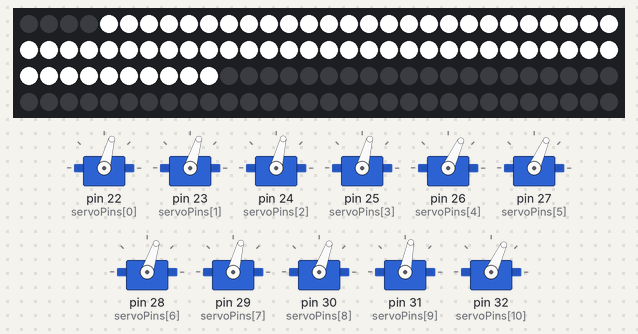
Bench run of a sketch on a simulated Arduino Mega 2560, built with avr-gcc and run on an emulated ATmega2560. Parts: 11 × servo, 120 RGB LEDs in strip order, left to right, continuing on the next row. Dim RGB values are drawn brighter than linear.

Above: at 0.2 s.
At 2.49 s:
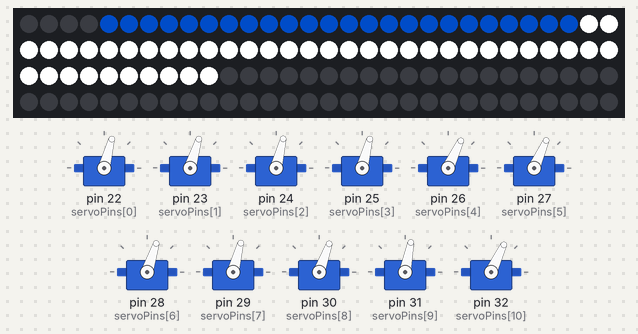
At 3.3 s:
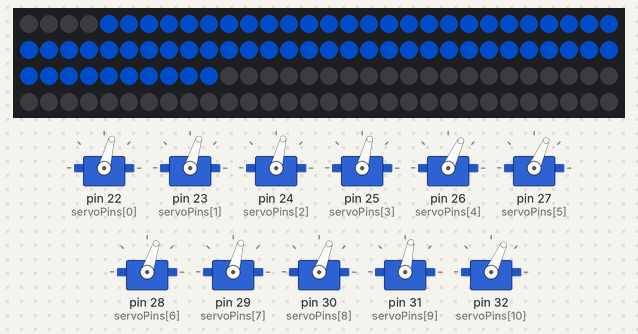
At 11.35 s:
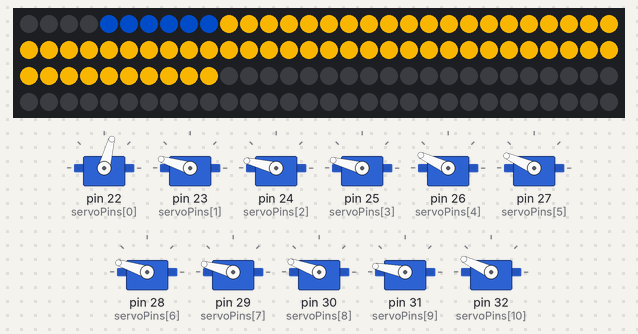
At 19.56 s:
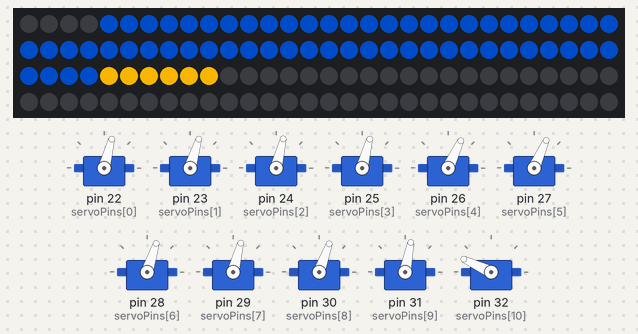
At 27.9 s:
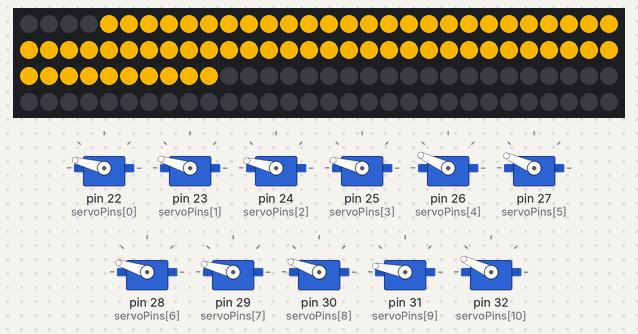
Timing chart, 0 to 37.5 s (numbered marks = the images above):
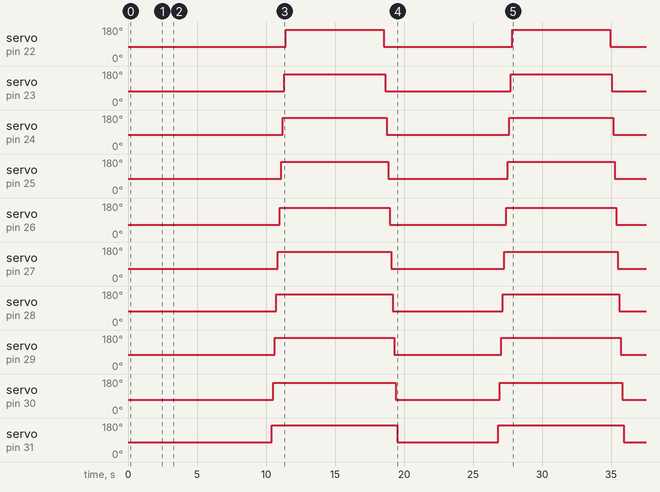

The sketch:

mech_rotating_letters.ino
```cpp
#include "FastLED.h"
#include <Servo.h>

// definitions purely for use with adafruit servo driver
#define MIN_PULSE_WIDTH     650
#define MAX_PULSE_WIDTH     2350
#define DEFAULT_PULSE_WIDTH 1500
#define FREQUENCY           50

// project-specific definitions for easy changing throughout testing
#define SERVO_COUNT         11
#define DELAY               7000
#define ONE_BY_ONE_DELAY    100
#define AERONAUTICS         45  // need to make adjustments to setup so that this can be 45
#define ENGINEERING         135 // || and set this to 135, to allow for a wider range of pointing
#define ZERO        AERONAUTICS

// various state constants; values don't matter here as long as they're different
#define ROTATE_ALL          0x00
#define ROTATE_ONE_BY_ONE   0x01

#define LEFT_TO_RIGHT       0x10
#define RIGHT_TO_LEFT       0x11

/**
 * the two colors below are kent state blue and kent state orange, as defined at
 * https://www.kent.edu/ucm/color-palettes-primary-palette
 */
#define KENT_STATE_BLUE     0x002664 // blue
#define KENT_STATE_GOLD     0xeaab00 // gold

#define DEFAULT_COLOR       0xffffff // white

// set the brightness to use (the maximum is 255 now).
#define BRIGHTNESS          255

#define LED_PER_SERVO       6
#define LED_COUNT         120

CRGB leds[LED_COUNT];

#define LED_DATA_PIN  4 // green wire is data
#define LED_CLOCK_PIN 5 // yellow wire is clock

#define LED_OFFSET          4

// safety limits for servos
#define SERVO_LOWER_LIMIT   0
#define SERVO_UPPER_LIMIT 179

// Adafruit_PWMServoDriver pwm = Adafruit_PWMServoDriver();

Servo servos[SERVO_COUNT];

Servo testServo;

int servoPins[SERVO_COUNT] = { 22, 23, 24, 25, 26, 27, 28, 29, 30, 31, 32 };

int offsets[SERVO_COUNT] = { 30, 28, 31, 30, 20, 21, 27, 30, 25, 34, 20 }; // these are subject to change
int curAngles[SERVO_COUNT]; // easy access to servos' angles

long pointStartTime;

int pointStaticOffset = AERONAUTICS;

void setup() {
  FastLED.addLeds<DOTSTAR, LED_DATA_PIN, LED_CLOCK_PIN, BGR>(leds, LED_COUNT);
  FastLED.setBrightness(BRIGHTNESS);

  for(int i = 0; i < SERVO_COUNT; i++) {
    servos[i].attach(servoPins[i]);
  }

//  testServo.attach(22);

  rotateAll(AERONAUTICS);

  setAllLEDS(DEFAULT_COLOR);

  delay(2000);
}

void loop() {
//  for(int i = 0; i < SERVO_COUNT; i++) {
//    testServo.write(45);
//    setLED(i, KENT_STATE_GOLD);
//    delay(100);
//  }
//
//  delay(1000);
//
//  for(int i = SERVO_COUNT - 1; i >= 0; i--) {
//    testServo.write(135);
//    setLED(i, KENT_STATE_BLUE);
//    delay(100);
//  }

  sub(ROTATE_ONE_BY_ONE);
}

/**
 * delegate routining; for adding more routines
 */
void sub(int subroutine) {
  switch(subroutine) {
    case ROTATE_ONE_BY_ONE: {
      rotateOneByOneColorsRoutine();
      break;
    } default: {
      rotateOneByOneColorsRoutine();
      break;
    }
  }
}

void rotateOneByOneColorsRoutine() {
  rotateAllDelayDirWithColor(AERONAUTICS, ONE_BY_ONE_DELAY, LEFT_TO_RIGHT, KENT_STATE_BLUE);
  delay(DELAY);
  rotateAllDelayDirWithColor(ENGINEERING, ONE_BY_ONE_DELAY, RIGHT_TO_LEFT, KENT_STATE_GOLD);
  delay(DELAY);
}

void rotateAll(int angle) {
  rotateAllDelay(angle, 0);
}

void rotateAllDelay(int angle, long d) {
  for(int i = 0; i < SERVO_COUNT; i++) {
    rotate(i, angle);
    delay(d);
  }
}

void rotateAllDelayDir(int angle, long d, int dirCode) {
  if(dirCode == LEFT_TO_RIGHT) {
    for(int pin = 0; pin < SERVO_COUNT; pin++) {
      rotate(pin, angle);
      delay(d);
    }
  } else {
    for(int pin = SERVO_COUNT; pin >= 0; pin--) {
      rotate(pin, angle);
      delay(d);
    }
  }
}

void rotateAllDelayDirWithColor(int angle, long d, int dirCode, long color) {
  if(dirCode == LEFT_TO_RIGHT) {
    for(int pin = 0; pin < SERVO_COUNT; pin++) {
      setServoAndLED(pin, angle, color);
      delay(d);
    }
  } else {
    for(int pin = SERVO_COUNT - 1; pin >= 0; pin--) {
      setServoAndLED(pin, angle, color);
      delay(d);
    }
  }
}

void setServoAndLED(int pin, int angle, long color) {
  rotate(pin, angle);
  setLED(pin, color);
}


void rotate(int pin, int angle) {
  angle += offsets[pin];
  if(angle >= SERVO_UPPER_LIMIT) {
    angle = SERVO_UPPER_LIMIT;
  }
  if(angle <= SERVO_LOWER_LIMIT) {
    angle = SERVO_LOWER_LIMIT;
  }
  curAngles[pin] = angle;
  servos[pin].write(angle);
}

void setAllLEDS(long color) {
  for(int i = 0; i < SERVO_COUNT; i++) {
    setLED(i, color);
  }
}

/**
 * Given a pin corresponding to a servo, lights all of the
 */
void setLED(int pin, long color) {
  for(int i = (6 * pin) + LED_OFFSET; i < (6 * pin) + 6 + LED_OFFSET; i++) {
    setLEDAbsolute(i, color);
  }
}

void setLEDAbsolute(int led, long color) {
  byte red =   (color & 0xff0000) >> 16;
  byte green = (color & 0x00ff00) >>  8;
  byte blue =  (color & 0x0000ff) >>  0;

  leds[led] = CRGB(red * 1, green * 1, blue * 1);
  FastLED.show();
}
```

Measured:
- by itself, servo on pin 22 (servoPins[0]): alternates 165° for 7.1 s and 75° for 9.3 s
- by itself, servo on pin 23 (servoPins[1]): alternates 163° for 7.3 s and 73° for 9.1 s
- by itself, servo on pin 24 (servoPins[2]): alternates 166° for 7.5 s and 76° for 8.9 s
- by itself, servo on pin 25 (servoPins[3]): alternates 165° for 7.8 s and 75° for 8.6 s
- by itself, servo on pin 26 (servoPins[4]): alternates 155° for 8.0 s and 65° for 8.4 s
- by itself, servo on pin 27 (servoPins[5]): alternates 156° for 8.2 s and 66° for 8.2 s
- by itself, servo on pin 28 (servoPins[6]): alternates 162° for 8.4 s and 72° for 8.0 s
- by itself, servo on pin 29 (servoPins[7]): alternates 165° for 8.6 s and 75° for 7.8 s
